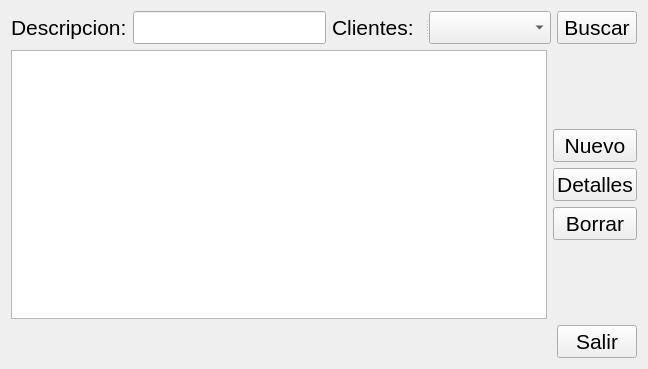
<?xml version="1.0" encoding="UTF-8"?>
<ui version="4.0">
 <class>formulario_equipos</class>
 <widget class="QWidget" name="formulario_equipos">
  <property name="geometry">
   <rect>
    <x>0</x>
    <y>0</y>
    <width>648</width>
    <height>369</height>
   </rect>
  </property>
  <property name="windowTitle">
   <string>Equipos</string>
  </property>
  <property name="styleSheet">
   <string notr="true">font-size:16pt;</string>
  </property>
  <layout class="QVBoxLayout" name="verticalLayout_2">
   <item>
    <layout class="QHBoxLayout" name="horizontalLayout_2">
     <item>
      <layout class="QHBoxLayout" name="horizontalLayout">
       <item>
        <widget class="QLabel" name="label_2">
         <property name="text">
          <string>Descripcion:</string>
         </property>
        </widget>
       </item>
       <item>
        <widget class="QLineEdit" name="line_descripcion"/>
       </item>
      </layout>
     </item>
     <item>
      <widget class="QSplitter" name="splitter">
       <property name="orientation">
        <enum>Qt::Horizontal</enum>
       </property>
       <widget class="QLabel" name="label">
        <property name="text">
         <string>Clientes:</string>
        </property>
       </widget>
       <widget class="QComboBox" name="cb_clientes"/>
      </widget>
     </item>
     <item>
      <widget class="QPushButton" name="pb_buscar">
       <property name="text">
        <string>Buscar</string>
       </property>
      </widget>
     </item>
    </layout>
   </item>
   <item>
    <layout class="QHBoxLayout" name="horizontalLayout_3">
     <item>
      <widget class="QTableView" name="tabla_resultados"/>
     </item>
     <item>
      <layout class="QVBoxLayout" name="verticalLayout">
       <item>
        <spacer name="verticalSpacer_2">
         <property name="orientation">
          <enum>Qt::Vertical</enum>
         </property>
         <property name="sizeHint" stdset="0">
          <size>
           <width>20</width>
           <height>40</height>
          </size>
         </property>
        </spacer>
       </item>
       <item>
        <widget class="QPushButton" name="pb_nuevo">
         <property name="text">
          <string>Nuevo</string>
         </property>
        </widget>
       </item>
       <item>
        <widget class="QPushButton" name="pb_editar">
         <property name="text">
          <string>Detalles</string>
         </property>
        </widget>
       </item>
       <item>
        <widget class="QPushButton" name="pb_borrar">
         <property name="text">
          <string>Borrar</string>
         </property>
        </widget>
       </item>
       <item>
        <spacer name="verticalSpacer">
         <property name="orientation">
          <enum>Qt::Vertical</enum>
         </property>
         <property name="sizeHint" stdset="0">
          <size>
           <width>20</width>
           <height>40</height>
          </size>
         </property>
        </spacer>
       </item>
      </layout>
     </item>
    </layout>
   </item>
   <item>
    <layout class="QHBoxLayout" name="horizontalLayout_4">
     <item>
      <spacer name="horizontalSpacer">
       <property name="orientation">
        <enum>Qt::Horizontal</enum>
       </property>
       <property name="sizeHint" stdset="0">
        <size>
         <width>40</width>
         <height>20</height>
        </size>
       </property>
      </spacer>
     </item>
     <item>
      <widget class="QPushButton" name="pushButton">
       <property name="text">
        <string>Salir</string>
       </property>
      </widget>
     </item>
    </layout>
   </item>
  </layout>
 </widget>
 <resources/>
 <connections/>
</ui>
